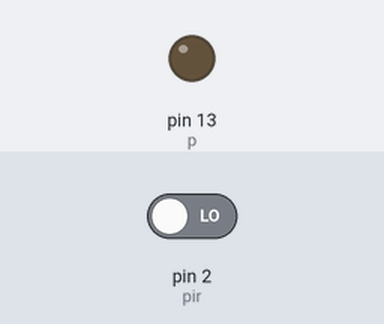
A sketch run on a simulated Arduino Uno, built with avr-gcc and run on an emulated ATmega328P. On the bench: output pins drawn as LEDs (lit = HIGH). Inputs (shaded band) come from the test bench; at power-on: pin 2 (pir) LOW. What the sketch prints to the serial monitor is not drawn.

Above: at 1.2 s.
1.3 s: pin 2 (pir) driven HIGH
At 2.2 s:
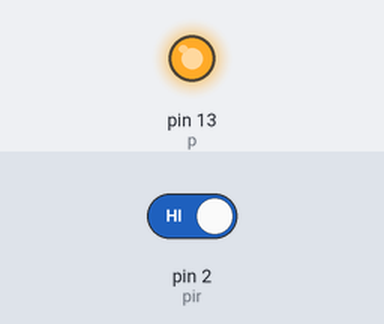
2.8 s: pin 2 (pir) driven LOW
At 3.4 s:
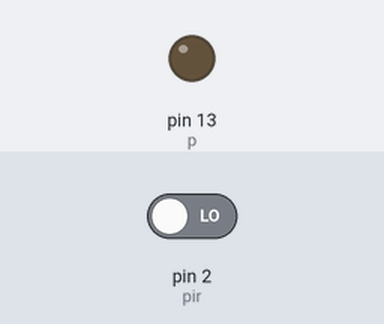
Timing chart, 0 to 5.8 s (numbered marks = the images above; inputs shaded):
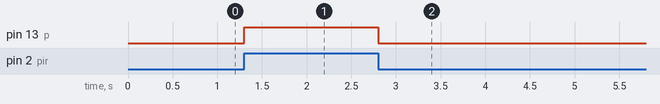

Measured:
- after the input at 1.3 s, pin 13 (p): LOW → HIGH at once
- after the input at 2.8 s, pin 13 (p): HIGH → LOW at once

The sketch:

pir_uno.ino
```cpp
int p=13;
int pir=2;
void setup()
{
  pinMode(p,OUTPUT);
  pinMode(pir,INPUT);
  Serial.begin(9600);
}
void loop()
{
  int v=digitalRead(pir);
  digitalWrite(p,v);
  Serial.println(v);
}
/*swap ground and vcc if it does not work.*/
```
